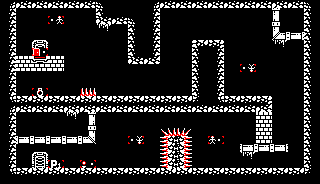

The image is a tile-based game level rendered from a .tmx file. Its description and complete source (layers, tilesets, objects, tile grids) follow:
An orthogonal 20x23 tile map with 16x8 px tiles, 1 tile layer (Map Layer).

<map version="1.10" tiledversion="1.11.2" orientation="orthogonal" renderorder="right-down" width="20" height="23" tilewidth="16" tileheight="8" infinite="0" nextlayerid="2" nextobjectid="1">
 <tileset firstgid="1" source="AllPatterns.tsx" />
 <layer id="1" name="Map Layer" width="20" height="23">
  <data encoding="csv">
15,31,31,31,31,31,14,1,1,15,31,31,31,31,31,31,31,31,31,14,
7,1,1,1,1,1,6,1,1,7,1,1,1,1,1,1,1,23,1,6,
7,1,1,100,1,1,10,31,14,7,1,1,1,1,1,1,1,20,1,6,
7,1,1,1,1,1,3,1,6,7,1,1,1,1,1,1,1,23,1,6,
7,1,1,1,1,1,1,1,6,7,1,1,1,1,1,1,1,26,18,6,
7,1,5,1,1,1,1,1,6,7,1,1,8,9,1,1,1,3,1,6,
7,1,94,1,1,1,1,1,6,7,1,1,6,7,1,1,1,1,1,6,
7,16,32,16,1,1,1,1,10,11,1,1,6,7,1,1,1,1,1,6,
7,16,16,16,1,1,1,1,1,1,1,1,6,7,1,98,1,1,1,6,
7,1,1,1,1,1,1,1,1,1,1,1,6,7,1,1,1,1,1,6,
7,1,1,1,1,1,1,1,1,1,1,1,6,7,1,1,1,1,1,6,
7,1,102,1,1,39,1,1,1,1,1,1,6,7,1,1,1,1,1,6,
13,30,30,30,30,30,30,30,30,30,30,30,12,13,30,30,9,1,1,6,
15,31,31,31,31,31,31,31,31,31,31,31,31,31,31,31,11,1,1,6,
7,1,1,1,3,25,1,1,1,1,1,1,1,1,1,1,16,1,1,6,
7,1,1,1,1,22,1,1,1,1,1,1,1,1,1,1,16,1,1,6,
7,1,1,1,1,25,1,1,1,1,43,44,1,1,1,1,16,1,1,6,
7,18,18,18,18,28,1,1,98,1,41,42,1,99,1,1,16,1,1,6,
7,1,1,1,1,1,1,1,1,1,41,42,1,1,1,18,18,18,1,6,
7,1,5,1,1,1,1,1,1,1,41,42,1,1,1,3,1,1,1,6,
7,1,4,101,1,93,1,1,1,1,41,42,1,1,1,1,1,1,1,6,
13,30,30,30,30,30,30,30,30,30,30,30,30,30,30,30,30,30,30,12,
1,1,1,1,1,1,1,1,1,1,1,1,1,1,1,1,1,1,1,1
</data>
 </layer>
</map>
